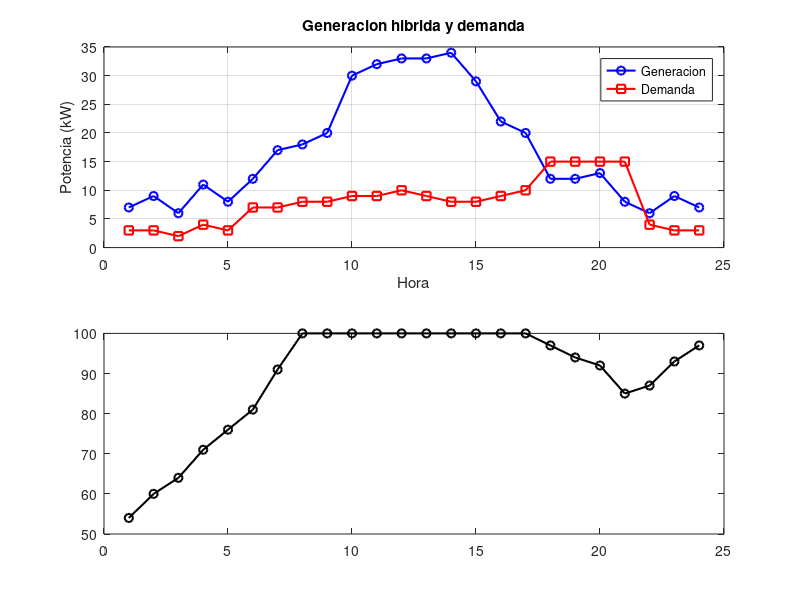

Source code (MATLAB): (Note: this script raises an error after producing the figure.)

% RETO 3 - SISTEMA INTELIGENTE DE GESTION ENERGETICA
% PASO 2: PROGRAMACION Y SIMULACION EN MATLAB
% Control automatico de una micro-red durante 24 horas

clc;                         % Limpiar ventana de comandos
clear;                       % Eliminar variables anteriores
close all;                   % Cerrar graficas anteriores

% ETAPA 1: CONFIGURACION INICIAL

% Vector de generacion solar en kW
solar = [0 0 0 0 0 2 5 9 13 17 21 25 ...
         23 20 17 13 9 5 2 0 0 0 0 0];

% Vector de generacion eolica en kW
eolica = [7 9 6 11 8 10 12 9 7 13 11 8 ...
          10 14 12 9 11 7 10 13 8 6 9 7];

% Vector de demanda total en kW
demanda = [3 3 2 4 3 7 7 8 8 9 9 10 ...
           9 8 8 9 10 15 15 15 15 4 3 3];

% Calcular generacion hibrida total
Egen = solar + eolica;

% Definir demanda energetica
Edem = demanda;

% Capacidad total de bateria en kWh
Capacidadbat = 100;

% Estado inicial de carga en porcentaje
SOC = 50;

% Duracion de cada intervalo en horas
dt = 1;

% Crear vectores para guardar resultados
SOC_historial = zeros(1,24);
balance_historial = zeros(1,24);

% ETAPA 2: SIMULACION DE 24 HORAS

% Mostrar encabezado del reporte
fprintf('\n SISTEMA INTELIGENTE DE GESTION ENERGETICA\n');
fprintf(' SIMULACION DE MICRO-RED - 24 HORAS\n');

% Iniciar ciclo de simulacion
for t = 1:24

    % Calcular balance de potencia
    balance = Egen(t) - Edem(t);

    % Calcular energia del intervalo
    energia_balance = balance * dt;

    % Inicializar servicios como activos
    escuela = 'ACTIVA';
    bombeo = 'ACTIVO';
    alumbrado = 'ACTIVO';

    % ETAPA 3: LOGICA DE DECISION

    % Verificar si existe superavit
    if balance >= 0

        % Calcular energia excedente
        excedente = energia_balance;

        % Actualizar SOC por carga
        SOC = SOC + (excedente/Capacidadbat)*100;

        % Limitar carga maxima al 100%
        SOC = min(SOC,100);

        % Identificar estado de superavit
        estado = 'SUPERAVIT';

    else

        % Calcular energia faltante
        faltante = abs(energia_balance);

        % Actualizar SOC por descarga
        SOC = SOC - (faltante/Capacidadbat)*100;

        % Evitar SOC negativo
        SOC = max(SOC,0);

        % Identificar estado de deficit
        estado = 'DEFICIT';

        % ETAPA 4: DESCONEXION DE CARGAS

        % Ruta segura: SOC mayor al 40%
        if SOC > 40

            % Mantener todos los servicios activos
            escuela = 'ACTIVA';
            bombeo = 'ACTIVO';
            alumbrado = 'ACTIVO';

        % Ruta de alerta: SOC entre 20% y 40%
        elseif SOC > 20

            % Mantener escuela activa
            escuela = 'ACTIVA';

            % Mantener bombeo activo
            bombeo = 'ACTIVO';

            % Desconectar alumbrado publico
            alumbrado = 'SUSPENDIDO';

        % Ruta de emergencia: SOC menor o igual a 20%
        else

            % Priorizar escuela rural
            escuela = 'ACTIVA';

            % Desconectar bombeo agricola
            bombeo = 'SUSPENDIDO';

            % Desconectar alumbrado publico
            alumbrado = 'SUSPENDIDO';

        end
    end

    % ETAPA 5: ALMACENAR RESULTADOS

    % Guardar SOC de cada hora
    SOC_historial(t) = SOC;

    % Guardar balance energetico
    balance_historial(t) = balance;

    % ETAPA 6: REPORTE POR CONSOLA

    % Mostrar separador
    fprintf('\n-----------------------------\n');

    % Mostrar hora de simulacion
    fprintf('HORA: %d\n',t);

    % Mostrar estado energetico
    fprintf('ESTADO: %s\n',estado);

    % Mostrar generacion total
    fprintf('Generacion: %.2f kW\n',Egen(t));

    % Mostrar demanda total
    fprintf('Demanda: %.2f kW\n',Edem(t));

    % Mostrar balance de potencia
    fprintf('Balance: %.2f kW\n',balance);

    % Mostrar estado de carga
    fprintf('SOC bateria: %.2f %%\n',SOC);

    % Mostrar estado de la escuela
    fprintf('Escuela: %s\n',escuela);

    % Mostrar estado del bombeo
    fprintf('Bombeo: %s\n',bombeo);

    % Mostrar estado del alumbrado
    fprintf('Alumbrado: %s\n',alumbrado);

end

% ETAPA 7: FINALIZACION

% Mostrar finalizacion
fprintf('\n SIMULACION FINALIZADA\n');

% Mostrar SOC final
fprintf('SOC final: %.2f %%\n',SOC);

% ETAPA 8: GRAFICAS DE RESULTADOS

% Crear vector de horas
horas = 1:24;

% Crear ventana de graficas
figure;

% Primera grafica: generacion y demanda
subplot(2,1,1);

% Graficar generacion hibrida
plot(horas,Egen,'b-o','LineWidth',1.5);

% Mantener grafica
hold on;

% Graficar demanda energetica
plot(horas,Edem,'r-s','LineWidth',1.5);

% Agregar titulo
title('Generacion hibrida y demanda');

% Etiqueta horizontal
xlabel('Hora');

% Etiqueta vertical
ylabel('Potencia (kW)');

% Agregar leyenda
legend('Generacion','Demanda');

% Activar cuadricula
grid on;

% Segunda grafica: estado de bateria
subplot(2,1,2);

% Graficar SOC durante 24 horas
plot(horas,SOC_historial,'k-o','LineWidth',1.5);

% Mantener grafica
hold on;

% Mostrar umbral de alerta
yline(40,'--','Umbral de alerta 40%');

% Mostrar umbral de emergencia
yline(20,'--','Umbral de emergencia 20%');

% Agregar titulo
title('Estado de carga de la bateria');

% Etiqueta horizontal
xlabel('Hora');

% Etiqueta vertical
ylabel('SOC (%)');

% Establecer limites del SOC
ylim([0 100]);

% Activar cuadricula
grid on;
